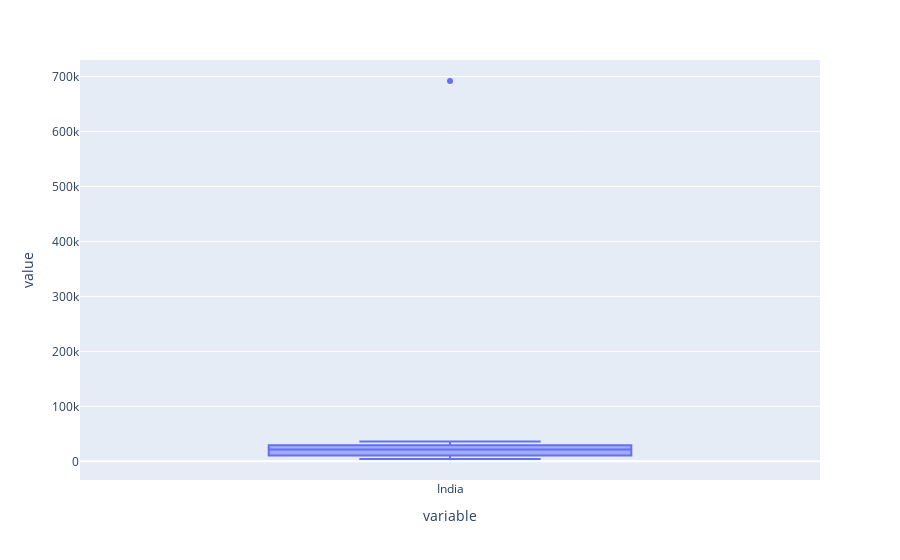

The code cell stored with this chart in its notebook:
### Code cell
px.box(data_frame=data.loc['India'])

### Figure 1 — Plotly figure (JSON) as saved in the notebook; plotly's stock layout.template omitted (floating-point values rounded to 4 significant figures)
{"data": [{"alignmentgroup": "True", "hovertemplate": "variable=%{x}<br>value=%{y}<extra></extra>", "legendgroup": "", "marker": {"color": "#636efa"}, "name": "", "notched": false, "offsetgroup": "", "orientation": "v", "showlegend": false, "type": "box", "x": ["India", "India", "India", "India", "India", "India", "India", "India", "India", "India", "India", "India", "India", "India", "India", "India", "India", "India", "India", "India", "India", "India", "India", "India", "India", "India", "India", "India", "India", "India", "India", "India", "India", "India", "India", "India", "India", "India", "India"], "x0": " ", "xaxis": "x", "y": ["Foreigners", "Asia", "Southern Asia", "Developing regions", 8880, 8670, 8147, 7338, 5704, 4211, 7150, 10189, 11522, 10343, 12041, 13734, 13673, 21496, 18620, 18489, 23859, 22268, 17241, 18974, 28572, 31223, 31889, 27155, 28235, 36210, 33848, 28742, 28261, 29456, 34235, 27509, 30933, 33087, 691904], "y0": " ", "yaxis": "y"}], "layout": {"boxmode": "group", "legend": {"tracegroupgap": 0}, "margin": {"t": 60}, "xaxis": {"anchor": "y", "domain": [0, 1], "title": {"text": "variable"}}, "yaxis": {"anchor": "x", "domain": [0, 1], "title": {"text": "value"}}}}
